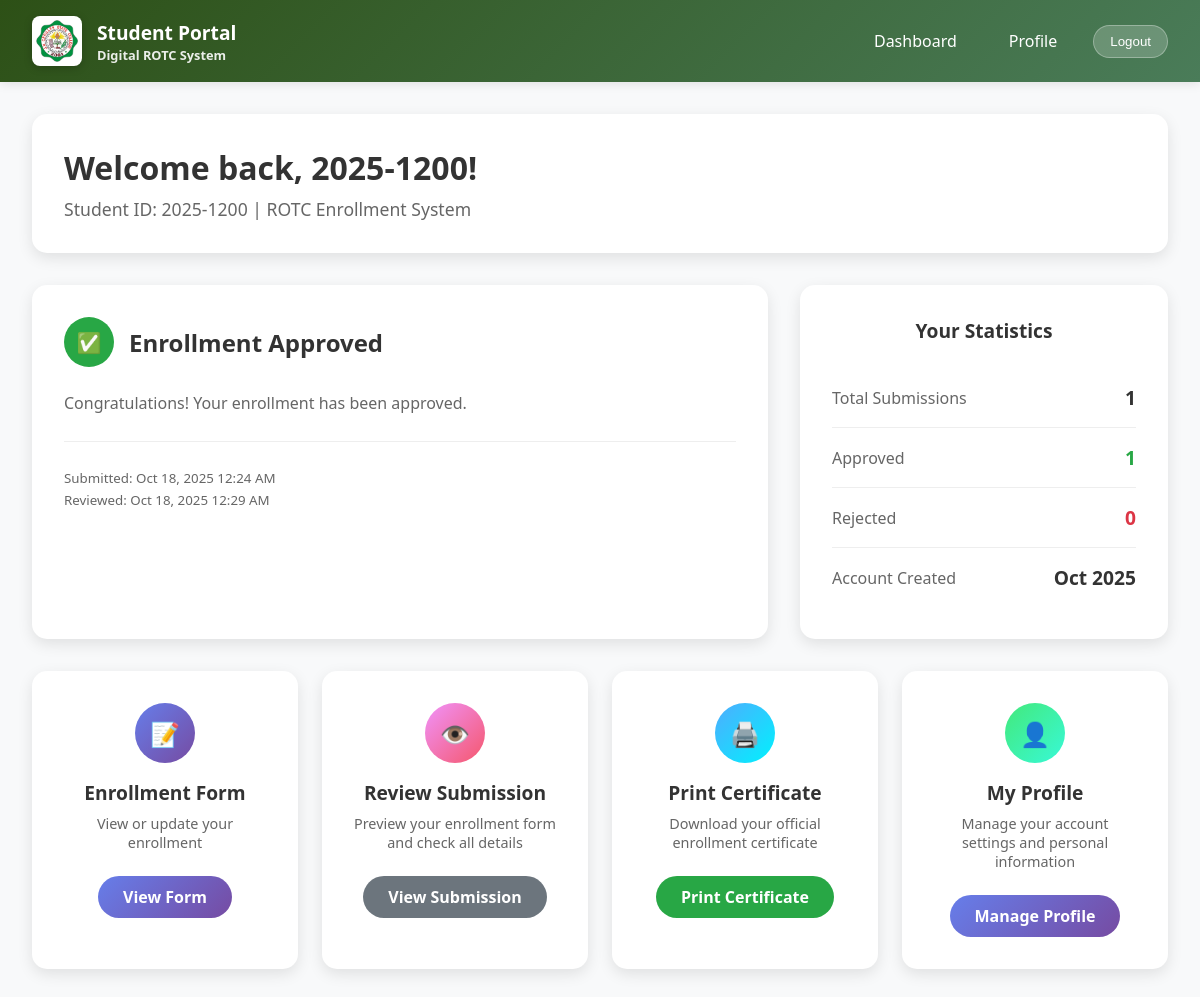
Page /student/dashboard.php (signed in) on the committed database.
### tables this page shows
CREATE TABLE `users` (
  `id` varchar(50) NOT NULL,
  `password` varchar(255) NOT NULL,
  `role` enum('admin','student') NOT NULL,
  `name` varchar(100) DEFAULT NULL,
  `email` varchar(100) DEFAULT NULL,
  `created_at` timestamp NOT NULL DEFAULT current_timestamp(),
  `updated_at` timestamp NOT NULL DEFAULT current_timestamp() ON UPDATE current_timestamp()
);

CREATE TABLE `enrollments` (
  `id` int(11) NOT NULL,
  `student_id` varchar(50) NOT NULL,
  `first_name` varchar(50) NOT NULL,
  `middle_name` varchar(50) DEFAULT NULL,
  `last_name` varchar(50) NOT NULL,
  `age` int(11) DEFAULT NULL,
  `religion` varchar(50) DEFAULT NULL,
  `date_of_birth` date DEFAULT NULL,
  `place_of_birth` varchar(100) DEFAULT NULL,
  `height` decimal(5,2) DEFAULT NULL,
  `weight` decimal(5,2) DEFAULT NULL,
  `complexion` varchar(50) DEFAULT NULL,
  `blood_type` varchar(5) DEFAULT NULL,
  `block` varchar(10) DEFAULT NULL,
  `course` varchar(50) DEFAULT NULL,
  `army_nstp` varchar(20) DEFAULT NULL,
  `address` text DEFAULT NULL,
  `phone` varchar(20) DEFAULT NULL,
  `email` varchar(100) DEFAULT NULL,
  `father_name` varchar(100) DEFAULT NULL,
  `father_occupation` varchar(100) DEFAULT NULL,
  `mother_name` varchar(100) DEFAULT NULL,
  `mother_occupation` varchar(100) DEFAULT NULL,
  `emergency_contact_person` varchar(100) DEFAULT NULL,
  `relationship` varchar(50) DEFAULT NULL,
  `emergency_contact_number` varchar(20) DEFAULT NULL,
  `ms` varchar(20) DEFAULT NULL,
  `semester` varchar(20) DEFAULT NULL,
  `school_year` varchar(20) DEFAULT NULL,
  `grade` varchar(10) DEFAULT NULL,
  `ms_remarks` text DEFAULT NULL,
  `advance_course` tinyint(1) DEFAULT 0,
  `photo_path` varchar(255) DEFAULT NULL,
  `status` enum('not_enrolled','submitted','resubmitted','approved','rejected') DEFAULT 'not_enrolled',
  `admin_remarks` text DEFAULT NULL,
  `submitted_at` timestamp NULL DEFAULT NULL,
  `resubmitted_at` timestamp NULL DEFAULT NULL,
  `reviewed_at` timestamp NULL DEFAULT NULL,
  `created_at` timestamp NOT NULL DEFAULT current_timestamp(),
  `updated_at` timestamp NOT NULL DEFAULT current_timestamp() ON UPDATE current_timestamp()
);

### config/database.php (called while the page is built, shortened)
<?php
class Database {
    private $host = 'localhost';
    private $db_name = 'rotc_system';
    private $username = 'root';
    private $password = '';
    public function getConnection() {
        $this->conn = null;
        try {
            $this->conn = new PDO(
                "mysql:host=" . $this->host . ";dbname=" . $this->db_name,
                $this->username,
                $this->password,
                array(PDO::ATTR_ERRMODE => PDO::ERRMODE_EXCEPTION)
            );
        } catch(PDOException $exception) {
            echo "Connection error: " . $exception->getMessage();
        }
        return $this->conn;
    }
}
class SessionManager {
    private $db;
    public function __construct() {
        $database = new Database();
        $this->db = $database->getConnection();
    }
    public function isLoggedIn() {
        return isset($_SESSION['user_id']) && isset($_SESSION['role']);
    }
    public function getCurrentUser() {
        $query = "SELECT * FROM users WHERE id = ?";
        $stmt = $this->db->prepare($query);
        $stmt->execute([$_SESSION['user_id']]);
        return $stmt->fetch(PDO::FETCH_ASSOC);
    }
}
?>

### student/dashboard.php (the view, shortened to what this page needs)
<?php
require_once '../config/database.php';
$sessionManager = new SessionManager();
$sessionManager->requireRole('student');
$database = new Database();
$db = $database->getConnection();
$current_user = $sessionManager->getCurrentUser();
$student_id = $_SESSION['user_id'];
$query = "SELECT * FROM enrollments WHERE student_id = ? ORDER BY created_at DESC LIMIT 1";
$stmt = $db->prepare($query);
$stmt->execute([$student_id]);
$enrollment = $stmt->fetch(PDO::FETCH_ASSOC);
$stats_query = "SELECT
    COUNT(*) as total_submissions,
    SUM(CASE WHEN status = 'approved' THEN 1 ELSE 0 END) as approved_count,
    SUM(CASE WHEN status = 'rejected' THEN 1 ELSE 0 END) as rejected_count
    FROM enrollments WHERE student_id = ?";
$stats_stmt = $db->prepare($stats_query);
$stats_stmt->execute([$student_id]);
$stats = $stats_stmt->fetch(PDO::FETCH_ASSOC);
$status_title = "Not Yet Enrolled";
$status_desc = "You have not started enrollment yet.";
$status_class = "not-enrolled";
if ($enrollment) {
    switch ($enrollment['status']) {
        case 'approved':
            $status_title = "Enrollment Approved";
            $status_desc = "Congratulations! Your enrollment has been approved.";
            $status_class = "approved";
            break;
    }
}
?>
<!DOCTYPE html>
<html lang="en">
<head>
</head>
<body>
  <nav class="navbar">
    <div class="navbar-brand">
      <img src="../assets/img/jhcsc-logo.png" alt="JHCSC Logo" class="navbar-logo">
      <div>
        <div style="font-size: 1.2rem;">Student Portal</div>
        <div style="font-size: 0.8rem; opacity: 0.9;">Digital ROTC System</div>
      </div>
    </div>
    <div class="navbar-nav">
      <a href="dashboard.php" class="nav-link">Dashboard</a>
      <a href="profile.php" class="nav-link">Profile</a>
      <form method="POST" style="display: inline;">
        <button type="submit" name="logout" class="btn-logout">Logout</button>
      </form>
    </div>
  </nav>
  <div class="container">
    <div class="welcome-section">
      <h1 class="welcome-title">Welcome back, <?php echo htmlspecialchars($current_user['name'] ?: 'Student'); ?>!</h1>
      <p class="student-info">Student ID: <?php echo htmlspecialchars($student_id); ?> | ROTC Enrollment System</p>
    </div>
    <div class="dashboard-grid">
      <div class="status-card status-<?php echo $status_class; ?>">
        <div class="status-header">
          <div class="status-icon">
            <?php
            $icons = [
                'not-enrolled' => '📝',
                'submitted' => '⏳',
                'resubmitted' => '🔄',
                'approved' => '✅',
                'rejected' => '❌'
            ];
            echo $icons[$status_class] ?? '📝';
            ?>
          </div>
          <h2 class="status-title"><?php echo $status_title; ?></h2>
        </div>
        <p class="status-desc"><?php echo $status_desc; ?></p>
        <?php if ($enrollment): ?>
        <div style="margin-top: 1.5rem; padding-top: 1.5rem; border-top: 1px solid #eee;">
          <small style="color: #666;">
            <?php if ($enrollment['submitted_at']): ?>
              Submitted: <?php echo date('M j, Y g:i A', strtotime($enrollment['submitted_at'])); ?>
            <?php endif; ?>
            <?php if ($enrollment['reviewed_at']): ?>
              <br>Reviewed: <?php echo date('M j, Y g:i A', strtotime($enrollment['reviewed_at'])); ?>
            <?php endif; ?>
          </small>
        </div>
        <?php endif; ?>
      </div>
      <div class="stats-card">
        <h3 class="stats-title">Your Statistics</h3>
        <div class="stat-item">
          <span class="stat-label">Total Submissions</span>
          <span class="stat-value"><?php echo $stats['total_submissions']; ?></span>
        </div>
        <div class="stat-item">
          <span class="stat-label">Approved</span>
          <span class="stat-value" style="color: #28a745;"><?php echo $stats['approved_count']; ?></span>
        </div>
        <div class="stat-item">
          <span class="stat-label">Rejected</span>
          <span class="stat-value" style="color: #dc3545;"><?php echo $stats['rejected_count']; ?></span>
        </div>
        <div class="stat-item">
          <span class="stat-label">Account Created</span>
          <span class="stat-value"><?php echo date('M Y', strtotime($current_user['created_at'])); ?></span>
        </div>
      </div>
    </div>
    <div class="actions-grid">
      <div class="action-card action-enroll">
        <div class="action-icon">📝</div>
        <h3 class="action-title">Enrollment Form</h3>
        <p class="action-desc">
          <?php if (!$enrollment): ?>
            Start your ROTC enrollment process
          <?php elseif ($enrollment['status'] == 'rejected'): ?>
            Update and resubmit your form
          <?php else: ?>
            View or update your enrollment
          <?php endif; ?>
        </p>
        <a href="enroll.php" class="btn btn-primary">
          <?php echo !$enrollment ? 'Start Enrollment' : 'View Form'; ?>
        </a>
      </div>
      <div class="action-card action-review">
        <div class="action-icon">👁️</div>
        <h3 class="action-title">Review Submission</h3>
        <p class="action-desc">Preview your enrollment form and check all details</p>
        <a href="review.php" class="btn btn-secondary">View Submission</a>
      </div>
      <div class="action-card action-print">
        <div class="action-icon">🖨️</div>
        <h3 class="action-title">Print Certificate</h3>
        <p class="action-desc">Download your official enrollment certificate</p>
        <?php if ($enrollment && $enrollment['status'] == 'approved'): ?>
          <a href="certificate.php" class="btn btn-success">Print Certificate</a>
        <?php else: ?>
          <button class="btn btn-secondary" disabled>Approval Required</button>
        <?php endif; ?>
      </div>
      <div class="action-card action-profile">
        <div class="action-icon">👤</div>
        <h3 class="action-title">My Profile</h3>
        <p class="action-desc">Manage your account settings and personal information</p>
        <a href="profile.php" class="btn btn-primary">Manage Profile</a>
      </div>
    </div>
  </div>
</body>
</html>

### student/dashboard.php (style rules this page uses)
* { margin: 0; padding: 0; box-sizing: border-box; }
body { font-family: 'Segoe UI', Tahoma, Geneva, Verdana, sans-serif; background: #f8f9fa; min-height: 100vh; }
.navbar { background: linear-gradient(135deg, #2d5016 0%, #4a7c59 100%); color: white; padding: 1rem 2rem; display: flex; justify-content: space-between; align-items: center; box-shadow: 0 2px 10px rgba(0,0,0,0.1); }
.navbar-brand { font-size: 1.5rem; font-weight: bold; display: flex; align-items: center; gap: 15px; }
.navbar-logo { height: 50px; width: auto; border-radius: 8px; box-shadow: 0 2px 8px rgba(0,0,0,0.2); background: white; padding: 4px; }
.navbar-nav { display: flex; gap: 20px; align-items: center; }
.nav-link { color: white; text-decoration: none; padding: 8px 16px; border-radius: 20px; transition: background-color 0.3s; }
.btn-logout { background-color: rgba(255,255,255,0.2); border: 1px solid rgba(255,255,255,0.3); color: white; padding: 8px 16px; border-radius: 20px; cursor: pointer; transition: all 0.3s; }
.container { max-width: 1200px; margin: 0 auto; padding: 2rem; }
.welcome-section { background: white; border-radius: 15px; padding: 2rem; margin-bottom: 2rem; box-shadow: 0 5px 15px rgba(0,0,0,0.1); }
.welcome-title { font-size: 2rem; color: #333; margin-bottom: 0.5rem; }
.student-info { color: #666; font-size: 1.1rem; }
.dashboard-grid { display: grid; grid-template-columns: 2fr 1fr; gap: 2rem; margin-bottom: 2rem; }
.status-card { background: white; border-radius: 15px; padding: 2rem; box-shadow: 0 5px 15px rgba(0,0,0,0.1); }
.status-header { display: flex; align-items: center; gap: 15px; margin-bottom: 1.5rem; }
.status-icon { width: 50px; height: 50px; border-radius: 50%; display: flex; align-items: center; justify-content: center; font-size: 20px; color: white; }
.status-approved .status-icon { background: #28a745; }
.status-title { font-size: 1.5rem; color: #333; margin: 0; }
.status-desc { color: #666; margin-top: 1rem; line-height: 1.6; }
.stats-card { background: white; border-radius: 15px; padding: 2rem; box-shadow: 0 5px 15px rgba(0,0,0,0.1); }
.stats-title { font-size: 1.2rem; color: #333; margin-bottom: 1.5rem; text-align: center; }
.stat-item { display: flex; justify-content: space-between; align-items: center; padding: 1rem 0; border-bottom: 1px solid #eee; }
.stat-item:last-child { border-bottom: none; }
.stat-label { color: #666; }
.stat-value { font-weight: bold; font-size: 1.2rem; color: #333; }
.actions-grid { display: grid; grid-template-columns: repeat(auto-fit, minmax(250px, 1fr)); gap: 1.5rem; }
.action-card { background: white; border-radius: 15px; padding: 2rem; text-align: center; box-shadow: 0 5px 15px rgba(0,0,0,0.1); transition: transform 0.3s ease; }
.action-icon { width: 60px; height: 60px; margin: 0 auto 1rem; border-radius: 50%; display: flex; align-items: center; justify-content: center; font-size: 24px; color: white; }
.action-enroll .action-icon { background: linear-gradient(135deg, #667eea 0%, #764ba2 100%); }
.action-review .action-icon { background: linear-gradient(135deg, #f093fb 0%, #f5576c 100%); }
.action-print .action-icon { background: linear-gradient(135deg, #4facfe 0%, #00f2fe 100%); }
.action-profile .action-icon { background: linear-gradient(135deg, #43e97b 0%, #38f9d7 100%); }
.action-title { font-size: 1.2rem; color: #333; margin-bottom: 0.5rem; }
.action-desc { color: #666; font-size: 0.9rem; margin-bottom: 1.5rem; }
.btn { display: inline-block; padding: 10px 25px; border-radius: 25px; text-decoration: none; font-weight: 600; transition: all 0.3s ease; border: none; cursor: pointer; }
.btn-primary { background: linear-gradient(135deg, #667eea 0%, #764ba2 100%); color: white; }
.btn-secondary { background: #6c757d; color: white; }
.btn-success { background: #28a745; color: white; }

### rows in the picture
users: name "2025-1200", created_at "Oct 2025"
enrollments: status "✅", status "Enrollment Approved", status "Congratulations! Your enrollment has been approved.", submitted_at "Oct 18, 2025 12:24 AM", reviewed_at "Oct 18, 2025 12:29 AM"

### other values in the picture
$student_id "2025-1200"
$stats['total_submissions'] "1"
$stats['approved_count'] "1"
$stats['rejected_count'] "0"
